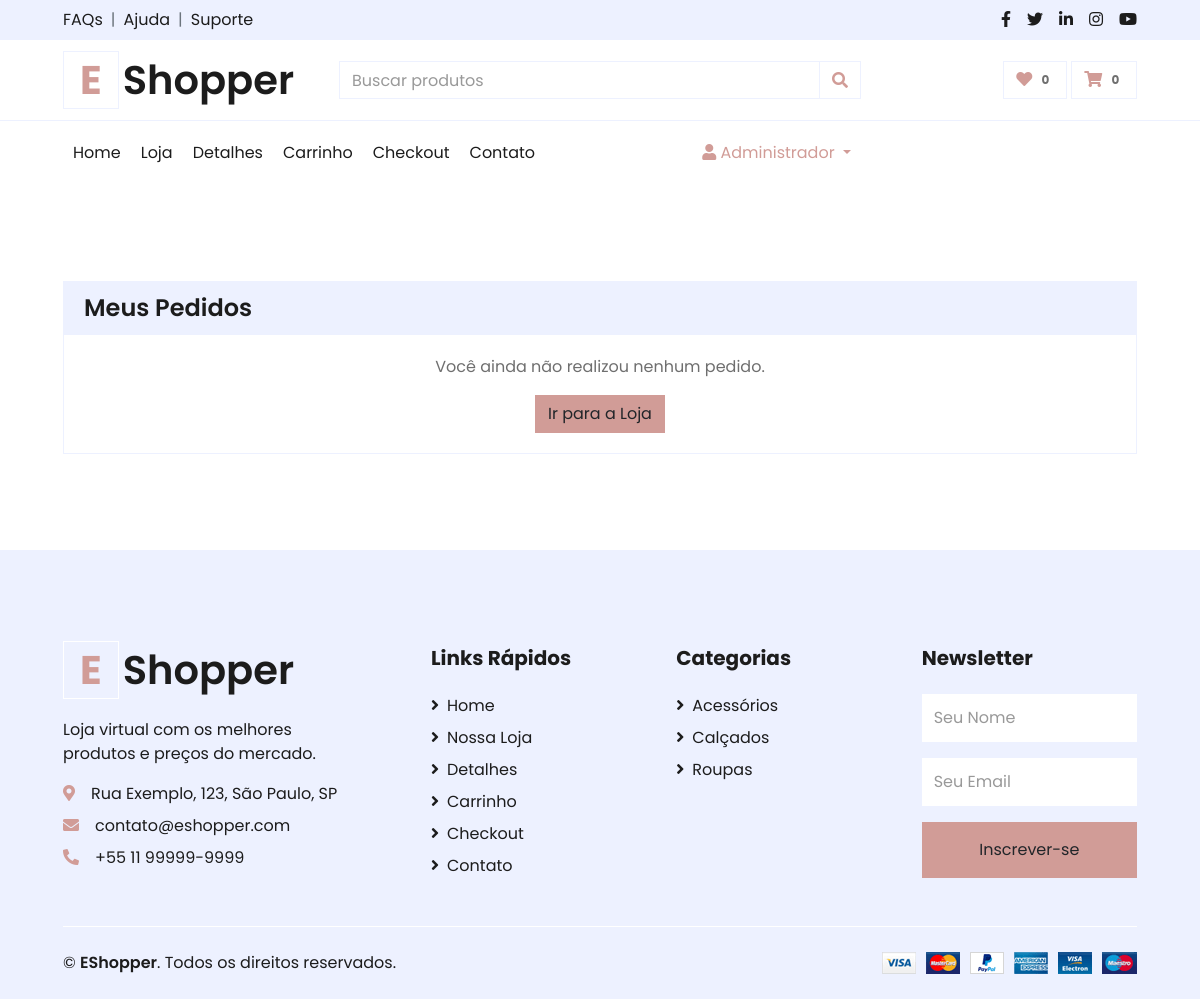
The page /orders.php (signed in) on the database its author committed.
### tables this page shows
CREATE TABLE IF NOT EXISTS categorias (
    id INT AUTO_INCREMENT PRIMARY KEY,
    nome VARCHAR(255) NOT NULL
);

### orders.php (the view, shortened to what the rows shown need)
<?php
require_once 'config.php';
?>
<!DOCTYPE html>
<html lang="pt-BR">
<head>
    <link href="https://cdnjs.cloudflare.com/ajax/libs/font-awesome/5.10.0/css/all.min.css" rel="stylesheet">
    <link href="lib/owlcarousel/assets/owl.carousel.min.css" rel="stylesheet">
    <link href="css/style.css" rel="stylesheet">
</head>
<body>
    <div class="container-fluid">
        <div class="row align-items-center py-3 px-xl-5">
            <div class="col-lg-3 d-none d-lg-block">
                <a href="index.php" class="text-decoration-none">
                    <h1 class="m-0 display-5 font-weight-semi-bold"><span class="text-primary font-weight-bold border px-3 mr-1">E</span>Shopper</h1>
                </a>
            </div>
        </div>
    </div>
    <div class="container-fluid bg-secondary text-dark mt-5 pt-5">
        <div class="row px-xl-5 pt-5">
            <div class="col-lg-4 col-md-12 mb-5 pr-3 pr-xl-5">
                <a href="" class="text-decoration-none">
                    <h1 class="mb-4 display-5 font-weight-semi-bold"><span class="text-primary font-weight-bold border border-white px-3 mr-1">E</span>Shopper</h1>
                </a>
            </div>
            <div class="col-lg-8 col-md-12">
                <div class="row">
                    <div class="col-md-4 mb-5">
                        <div class="d-flex flex-column justify-content-start">
                            <?php
                            $categories = $conn->query("SELECT * FROM categorias ORDER BY nome");
                            if ($categories && $categories->num_rows > 0) {
                                while($category = $categories->fetch_assoc()) {
                            ?>
                            <a class="text-dark mb-2" href="shop.php?categoria=<?php echo $category['id']; ?>">
                                <i class="fa fa-angle-right mr-2"></i><?php echo htmlspecialchars($category['nome']); ?>
                            </a>
                            <?php
                                }
                            }
                            ?>
                        </div>
                    </div>
                </div>
            </div>
        </div>
    </div>
</body>
</html>

### rows shown on the page
categorias: nome "Acessórios"
categorias: nome "Calçados"
categorias: nome "Roupas"

### other values the page prints
$_SESSION['user_nome'] "Administrador"
